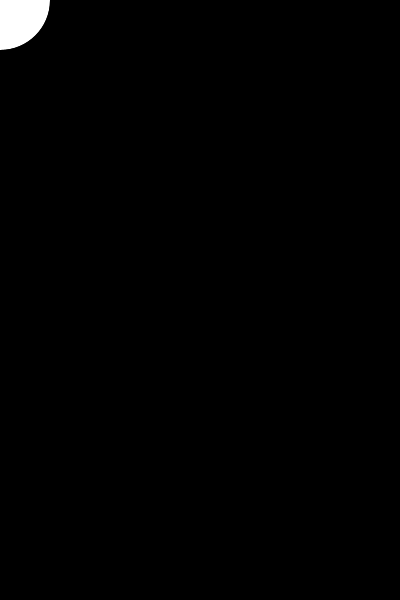
Frame 1 (no input)
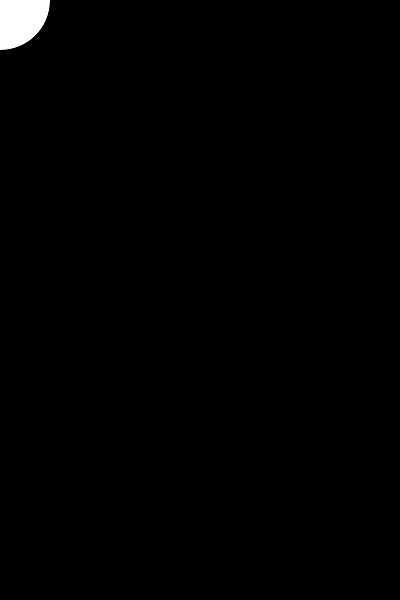
Frame 60 (the mouse pressed at the canvas centre just before this capture)
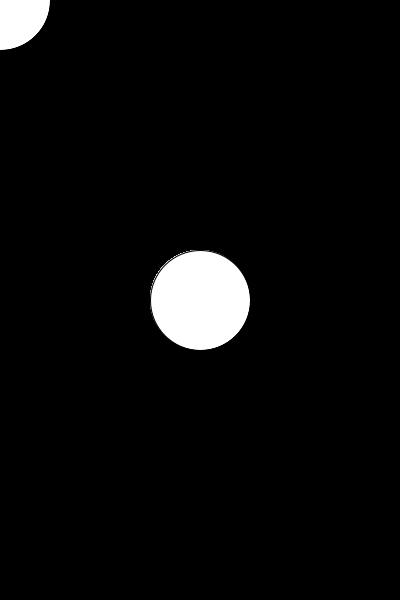
Frame 120 (the mouse held since frame 60 and released just before this capture)

The Processing sketch that drew these frames (run headless with seeded random() and noise(); from frame 60 on, the mouse is pressed at the canvas centre):

// Processing sketch: processing_83264
// ── processing_83264.pde

void setup()
{
 size(400, 600);
 background(0, 0, 0,130);
 smooth();
}

void draw()
{

 fill(255,255, 255);
 ellipse (mouseX,mouseY,100,100);
}
